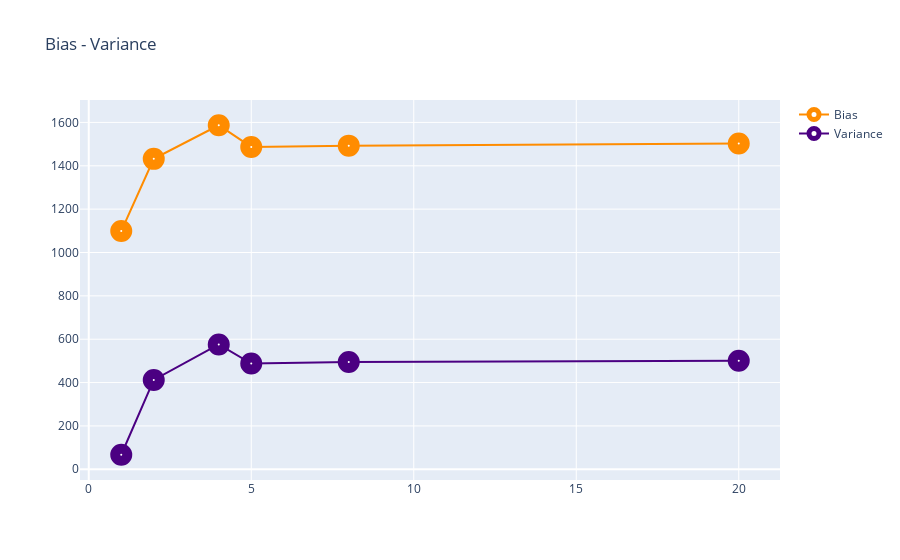

Notebook source saved alongside this figure:
### Markdown cell above
## 16.2. Potting Bias - Variance

### Code cell
layout = dict(title='Bias - Variance',)
fig = dict(data=[Bias, Variance], layout=layout)
iplot(fig)

### Figure 1 — Plotly figure (JSON) as saved in the notebook; plotly's stock layout.template omitted (floating-point values rounded to 4 significant figures)
{"data": [{"line": {"color": "darkorange"}, "marker": {"color": "white", "line": {"width": 12}, "size": 10}, "name": "Bias", "opacity": 1, "type": "scatter", "x": [1, 2, 4, 5, 8, 20], "y": [1099, 1432, 1587, 1487, 1493, 1503]}, {"line": {"color": "indigo"}, "marker": {"color": "white", "line": {"width": 12}, "size": 10}, "name": "Variance", "opacity": 1, "type": "scatter", "x": [1, 2, 4, 5, 8, 20], "y": [67, 412, 576, 488, 495, 501]}], "layout": {"title": {"text": "Bias - Variance"}}}
